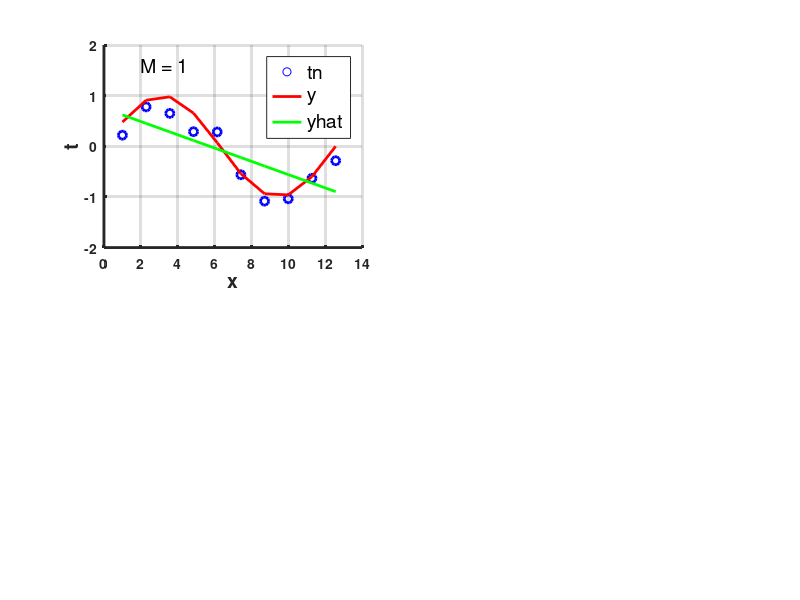

Source code (MATLAB): (Note: this script raises an error after producing the figure.)
%% Curve Fitting/Linear Regression
%--------------------------------------------------------------------------
%  
% This scripts implements curve fitting for randomly generated data with
% guassian noise by
%
% Analysis for different order polynomials and regularizing factor values. 
%
% 
%%%%%%%%%%%%%%%%%%%%%%%%%%%%%%%%%%%%%%%%%%%%%%%%%%%%%%%%%%%%%%%%%%%%%%%%%%%
% Author : Skanda Bharadwaj 
%%%%%%%%%%%%%%%%%%%%%%%%%%%%%%%%%%%%%%%%%%%%%%%%%%%%%%%%%%%%%%%%%%%%%%%%%%%

%% ========================================================================

clear; close all; clc;

%% ======================== Input generation ==============================

%Set the order of the polynomial
M = [1, 2, 3, 9];

%Set the regularization coefficient
lnLambda = [-10, -13, -15, -18, -20, -25];

%Load data points
dataPoints = {'data.mat', 'data50.mat', 'data100.mat'};

for p = 1:size(dataPoints, 2)
    %load data
    load(dataPoints{1, p})
    x=x'; Y=y'; T=t';
    N = length(x);
    
    W_all = zeros(10, 4);
    for j = 1:length(M)
        
        %Create the matrix X
        X = [ones(N, 1), zeros(N, M(j))];
        for i = 1:M(j)
            X(:, i+1) = x.^i;
        end
        
        %% =========== Linear Regression (Without Regularization) =============
        
        %compute the closed form solution: W = inv(X'X)*X'*T
        W = (X'*X)\(X'*T);
        if p==1
            w_all(:, j) = [W; zeros(10-length(W), 1)];
        end
        
        %compute the resulting polynomial from W
        yhat = X*W;
        
        %compute the error
        Err  = 0.5*sum((yhat-T).^2);
        
        if p == 1
            figure(1)
            subplot(2, 2, j)
            %Plot the data points
            scatter(x, T', 'b', 'LineWidth', 2); hold on
            %Plot the GroundTruth
            plot(x, Y', 'r', 'LineWidth', 2);
            %Plot the extimated polynomial
            plot(x, yhat', 'g', 'LineWidth', 2); axis([0, 14, -2, 2]);
            %Title, labels and legend
            set(gca,'FontWeight','bold','LineWidth',2); grid on;
            %title('Linear Regression', 'FontWeight', 'bold', 'FontSize', 14);
            xlabel('x', 'FontWeight', 'bold', 'FontSize', 14);
            ylabel('t', 'FontWeight', 'bold', 'FontSize', 14);
            legend({'tn', 'y', 'yhat'}, 'FontSize', 14);
            str = sprintf('M = %d', M(j));
            text(2, 1.6, str, 'FontSize', 14);
            hold off;
            
            suptitle('Linear Regression');
            if M(j)==9
                figure(2)
                subplot(2, 2, p)
                %Plot the data points
                scatter(x, T', 'b', 'LineWidth', 2); hold on
                %Plot the GroundTruth
                plot(x, Y', 'r', 'LineWidth', 2);
                %Plot the extimated polynomial
                plot(x, yhat', 'g', 'LineWidth', 2); axis([0, 14, -2, 2]);
                %Title, labels and legend
                set(gca,'FontWeight','bold','LineWidth',2); grid on;
                %title('Linear Regression', 'FontWeight', 'bold', 'FontSize', 14);
                xlabel('x', 'FontWeight', 'bold', 'FontSize', 14);
                ylabel('t', 'FontWeight', 'bold', 'FontSize', 14);
                legend({'tn', 'y', 'yhat'}, 'FontSize', 14);
                str = sprintf('N = %d', N);
                text(2, 1.6, str, 'FontSize', 14);
            end
            
        else
            if M(j) == 9
                figure(2)
                subplot(2, 2, p)
                %Plot the data points
                scatter(x, T', 'b', 'LineWidth', 2); hold on
                %Plot the GroundTruth
                plot(x, Y', 'r', 'LineWidth', 2);
                %Plot the extimated polynomial
                plot(x, yhat', 'g', 'LineWidth', 2); axis([0, 14, -2, 2]);
                %Title, labels and legend
                set(gca,'FontWeight','bold','LineWidth',2); grid on;
                %title('Linear Regression', 'FontWeight', 'bold', 'FontSize', 14);
                xlabel('x', 'FontWeight', 'bold', 'FontSize', 14);
                ylabel('t', 'FontWeight', 'bold', 'FontSize', 14);
                legend({'tn', 'y', 'yhat'}, 'FontSize', 14);
                str = sprintf('N = %d', N);
                text(2, 1.6, str, 'FontSize', 14);
            end
            suptitle('Polynomial of order M=9 for varying N')
        end
        
    end
end


%% =============== Linear Regression (With Regularization) ================

load data.mat
x=x'; Y=y'; T=t';
N = length(x);
X = [ones(N, 1), zeros(N, M(j))];
for i = 1:M(j)
    X(:, i+1) = x.^i;
end
    
for i = 1:size(lnLambda, 2)
    %Caluculate lambda from ln(lambda)
    lambda = exp(lnLambda(i)); 
    I = eye(size(X'*X));

    %Calculate closed form solution with regularization term: W = (inv(X'X)*X'*T + lambda*I)
    W_Reg = ((X'*X)+(lambda*I))\(X'*T);

    %compute the resulting polynomial from W_Reg
    yhat_Reg = X*W_Reg;

    %compute the error
    EReg = 0.5*sum((yhat_Reg-T).^2)+(0.5*lambda*(W_Reg'*W_Reg));
    Erms(i) = sqrt(2*EReg/N);
end

figure(3)
    plot(lnLambda, Erms, 'b', 'LineWidth', 2);
    set(gca,'FontWeight','bold','LineWidth',2); grid on;
    title('Variation of Erms with ln \lambda', 'FontWeight', 'bold', 'FontSize', 14); 
    xlabel('ln \lambda', 'FontWeight', 'bold', 'FontSize', 14); 
    ylabel('Erms', 'FontWeight', 'bold', 'FontSize', 14);
    hold off;
    
 lnLambdaAndErms = [lnLambda', Erms'];
 disp('Polynomial Coefficients for M=1, 2, 3 & 9 -')
 disp(w_all)
 disp('ln(lambda) & Erms - ')
 disp(lnLambdaAndErms);
 
%% ============================= End ======================================